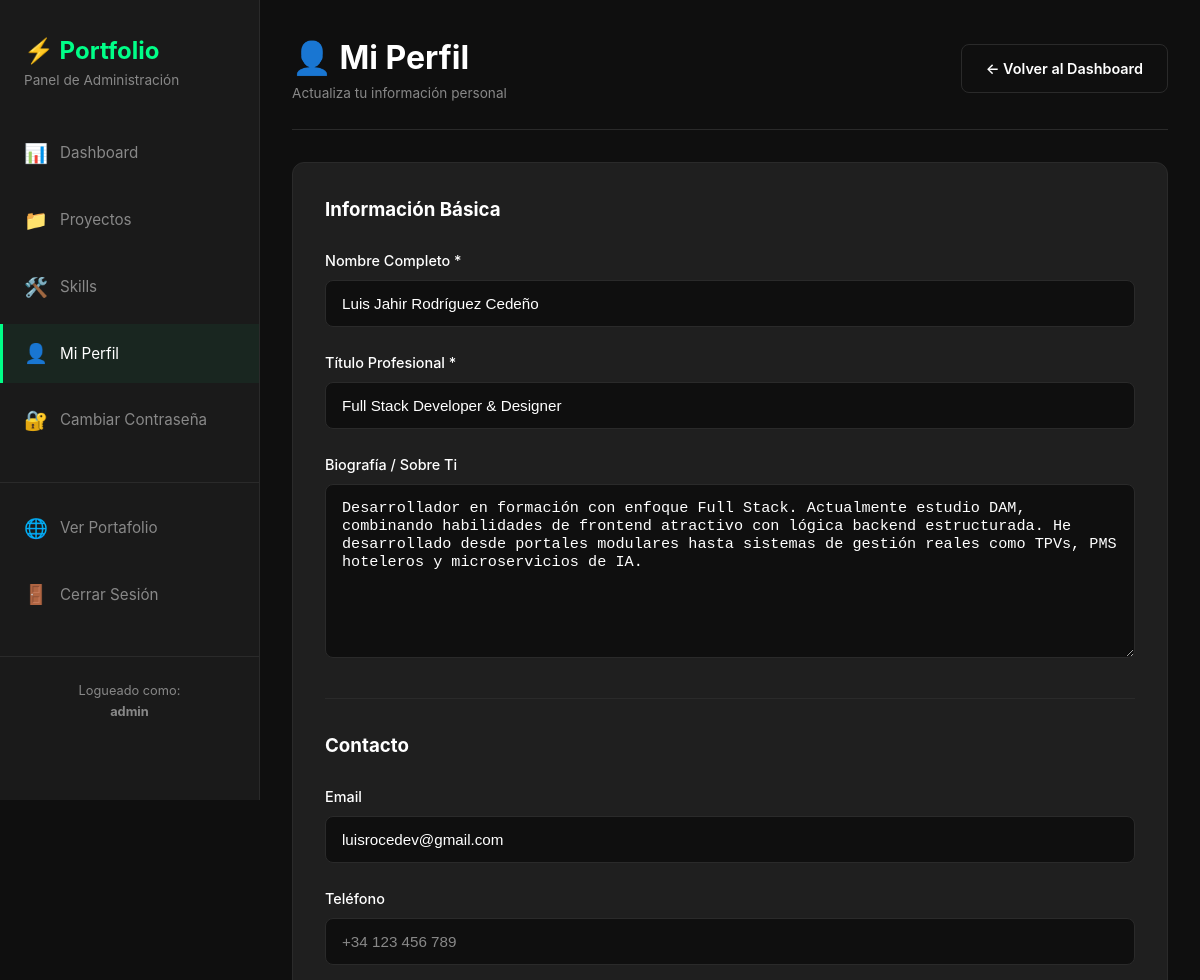
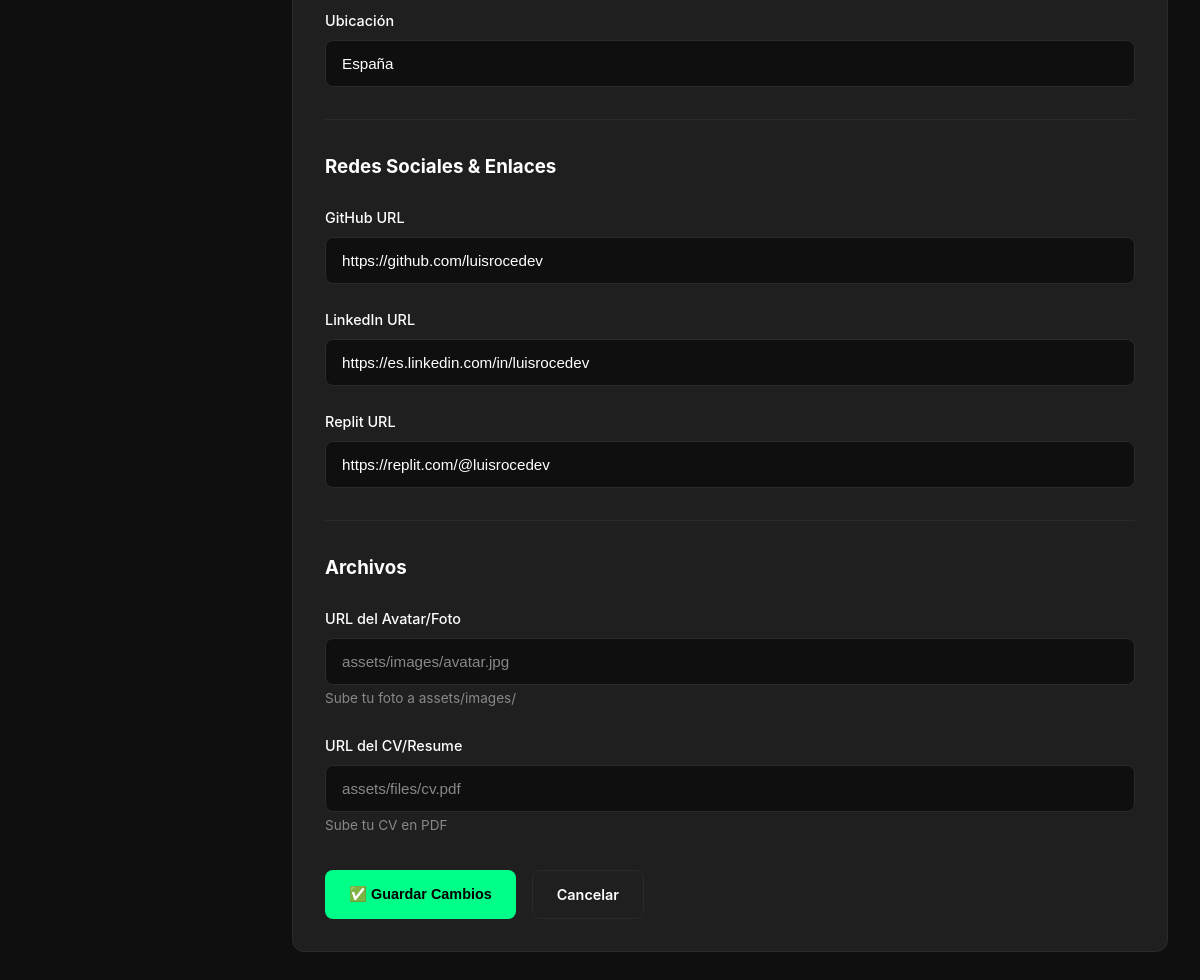
/admin/profile.php (signed in), run on the app's committed database (2 pictures, top to bottom).
### tables this page shows
CREATE TABLE `profile` (
  `id` int(11) NOT NULL AUTO_INCREMENT,
  `name` varchar(255) NOT NULL,
  `title` varchar(255) NOT NULL,
  `bio` text,
  `email` varchar(255) DEFAULT NULL,
  `phone` varchar(50) DEFAULT NULL,
  `location` varchar(255) DEFAULT NULL,
  `github_url` varchar(500) DEFAULT NULL,
  `linkedin_url` varchar(500) DEFAULT NULL,
  `replit_url` varchar(500) DEFAULT NULL,
  `avatar_url` varchar(500) DEFAULT NULL,
  `cv_url` varchar(500) DEFAULT NULL,
  `updated_at` timestamp NOT NULL DEFAULT CURRENT_TIMESTAMP ON UPDATE CURRENT_TIMESTAMP,
  PRIMARY KEY (`id`)
);

### admin/profile.php (the view, shortened to what this page needs)
<?php
$conn = getConnection();
$profile_query = "SELECT * FROM profile LIMIT 1";
$profile_result = $conn->query($profile_query);
$profile = $profile_result->fetch_assoc();
include 'includes/header.php';
?>
<div class="admin-header">
    <div>
        <h1>👤 Mi Perfil</h1>
        <p class="text-muted">Actualiza tu información personal</p>
    </div>
    <div class="admin-header-actions">
        <a href="dashboard.php" class="btn btn-secondary">
            ← Volver al Dashboard
        </a>
    </div>
</div>
<div class="table-container">
    <form method="POST" action="">
        <div style="padding: 2rem;">
            <h3 style="margin-bottom: 1.5rem;">Información Básica</h3>
            <div class="form-group">
                <label for="name">Nombre Completo *</label>
                <input
                    type="text"
                    id="name"
                    name="name"
                    required
                    value="<?php echo htmlspecialchars($_POST['name'] ?? $profile['name'] ?? ''); ?>">
            </div>
            <div class="form-group">
                <label for="title">Título Profesional *</label>
                <input
                    type="text"
                    id="title"
                    name="title"
                    placeholder="Ej: Full Stack Developer"
                    required
                    value="<?php echo htmlspecialchars($_POST['title'] ?? $profile['title'] ?? ''); ?>">
            </div>
            <div class="form-group">
                <label for="bio">Biografía / Sobre Ti</label>
                <textarea
                    id="bio"
                    name="bio"
                    rows="8"
                    placeholder="Cuéntanos sobre ti, tu experiencia, pasiones, etc."><?php echo htmlspecialchars($_POST['bio'] ?? $profile['bio'] ?? ''); ?></textarea>
            </div>
            <hr style="margin: 2rem 0; border: none; border-top: 1px solid var(--admin-border);">
            <h3 style="margin-bottom: 1.5rem;">Contacto</h3>
            <div class="form-group">
                <label for="email">Email</label>
                <input
                    type="email"
                    id="email"
                    name="email"
                    placeholder="tu@email.com"
                    value="<?php echo htmlspecialchars($_POST['email'] ?? $profile['email'] ?? ''); ?>">
            </div>
            <div class="form-group">
                <label for="phone">Teléfono</label>
                <input
                    type="tel"
                    id="phone"
                    name="phone"
                    placeholder="+34 123 456 789"
                    value="<?php echo htmlspecialchars($_POST['phone'] ?? $profile['phone'] ?? ''); ?>">
            </div>
            <div class="form-group">
                <label for="location">Ubicación</label>
                <input
                    type="text"
                    id="location"
                    name="location"
                    placeholder="Ciudad, País"
                    value="<?php echo htmlspecialchars($_POST['location'] ?? $profile['location'] ?? ''); ?>">
            </div>
            <hr style="margin: 2rem 0; border: none; border-top: 1px solid var(--admin-border);">
            <h3 style="margin-bottom: 1.5rem;">Redes Sociales & Enlaces</h3>
            <div class="form-group">
                <label for="github_url">GitHub URL</label>
                <input
                    type="url"
                    id="github_url"
                    name="github_url"
                    placeholder="https://github.com/tu-usuario"
                    value="<?php echo htmlspecialchars($_POST['github_url'] ?? $profile['github_url'] ?? ''); ?>">
            </div>
            <div class="form-group">
                <label for="linkedin_url">LinkedIn URL</label>
                <input
                    type="url"
                    id="linkedin_url"
                    name="linkedin_url"
                    placeholder="https://linkedin.com/in/tu-usuario"
                    value="<?php echo htmlspecialchars($_POST['linkedin_url'] ?? $profile['linkedin_url'] ?? ''); ?>">
            </div>
            <div class="form-group">
                <label for="replit_url">Replit URL</label>
                <input
                    type="url"
                    id="replit_url"
                    name="replit_url"
                    placeholder="https://replit.com/@tu-usuario"
                    value="<?php echo htmlspecialchars($_POST['replit_url'] ?? $profile['replit_url'] ?? ''); ?>">
            </div>
            <hr style="margin: 2rem 0; border: none; border-top: 1px solid var(--admin-border);">
            <h3 style="margin-bottom: 1.5rem;">Archivos</h3>
            <div class="form-group">
                <label for="avatar_url">URL del Avatar/Foto</label>
                <input
                    type="text"
                    id="avatar_url"
                    name="avatar_url"
                    placeholder="assets/images/avatar.jpg"
                    value="<?php echo htmlspecialchars($_POST['avatar_url'] ?? $profile['avatar_url'] ?? ''); ?>">
                <small class="text-muted">Sube tu foto a assets/images/</small>
            </div>
            <div class="form-group">
                <label for="cv_url">URL del CV/Resume</label>
                <input
                    type="text"
                    id="cv_url"
                    name="cv_url"
                    placeholder="assets/files/cv.pdf"
                    value="<?php echo htmlspecialchars($_POST['cv_url'] ?? $profile['cv_url'] ?? ''); ?>">
                <small class="text-muted">Sube tu CV en PDF</small>
            </div>
            <div class="flex gap-2" style="margin-top: 2rem;">
                <button type="submit" class="btn btn-primary">
                    ✅ Guardar Cambios
                </button>
                <a href="dashboard.php" class="btn btn-secondary">
                    Cancelar
                </a>
            </div>
        </div>
    </form>
</div>
<?php include 'includes/footer.php'; ?>

### assets/css/admin.css (style rules this page uses)
:root { --admin-bg: #0f0f0f; --admin-sidebar: #1a1a1a; --admin-card: #1f1f1f; --admin-border: #2a2a2a; --admin-text: #ffffff; --admin-text-muted: #888888; --admin-accent: #00ff88; --admin-accent-hover: #00cc6a; --admin-danger: #ff4444; --admin-warning: #ffaa00; --admin-success: #00ff88; --admin-info: #00aaff; }
* { margin: 0; padding: 0; box-sizing: border-box; }
body { font-family: 'Inter', -apple-system, BlinkMacSystemFont, 'Segoe UI', sans-serif; background-color: var(--admin-bg); color: var(--admin-text); line-height: 1.6; }
.form-group { margin-bottom: 1.5rem; }
.form-group label { display: block; margin-bottom: 0.5rem; font-weight: 500; font-size: 0.9rem; color: var(--admin-text); }
.form-group input, .form-group textarea, .form-group select { width: 100%; padding: 0.875rem 1rem; background-color: var(--admin-bg); border: 1px solid var(--admin-border); border-radius: 8px; color: var(--admin-text); font-size: 0.95rem; transition: all 0.3s ease; }
.form-group textarea { min-height: 120px; resize: vertical; }
.form-group input::placeholder { color: var(--admin-text-muted); }
.btn { display: inline-flex; align-items: center; justify-content: center; gap: 0.5rem; padding: 0.75rem 1.5rem; border: none; border-radius: 8px; font-weight: 600; font-size: 0.9rem; cursor: pointer; transition: all 0.3s ease; text-decoration: none; }
.btn-primary { background-color: var(--admin-accent); color: #000000; }
.btn-secondary { background-color: transparent; border: 1px solid var(--admin-border); color: var(--admin-text); }
.text-muted { color: var(--admin-text-muted); font-size: 0.85rem; }
.admin-header { display: flex; justify-content: space-between; align-items: center; margin-bottom: 2rem; padding-bottom: 1.5rem; border-bottom: 1px solid var(--admin-border); }
.admin-header h1 { font-size: 2rem; font-weight: 700; }
.admin-header-actions { display: flex; gap: 1rem; }
.table-container { background-color: var(--admin-card); border: 1px solid var(--admin-border); border-radius: 12px; overflow: hidden; margin-bottom: 2rem; }
.flex { display: flex; }
.gap-2 { gap: 1rem; }

### data on the page
profile: name "Luis Jahir Rodríguez Cedeño", title "Full Stack Developer & Designer", bio "Desarrollador en formación con enfoque Full Stack. Actualmente estudio DAM, combinando habilidades de frontend atractivo con lógica backend estructurada. He desarrollado desde portales modulares hasta sistemas de gestión reales como TPVs, PMS hoteleros y microservicios de IA.", email "luisrocedev@gmail.com", location "España", github_url "https://github.com/luisrocedev", linkedin_url "https://es.linkedin.com/in/luisrocedev", replit_url "https://replit.com/@luisrocedev"

### other printed values
$admin_username "admin"
